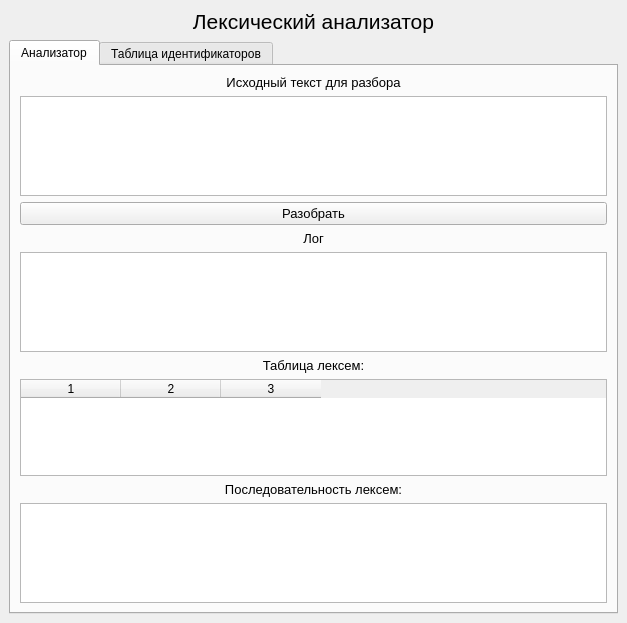
<?xml version="1.0" encoding="UTF-8"?>
<ui version="4.0">
 <class>MainWindow</class>
 <widget class="QMainWindow" name="MainWindow">
  <property name="geometry">
   <rect>
    <x>0</x>
    <y>0</y>
    <width>627</width>
    <height>623</height>
   </rect>
  </property>
  <property name="windowTitle">
   <string>Лексический анализатор</string>
  </property>
  <widget class="QWidget" name="centralwidget">
   <property name="autoFillBackground">
    <bool>false</bool>
   </property>
   <layout class="QVBoxLayout" name="verticalLayout_2">
    <item>
     <widget class="QLabel" name="label">
      <property name="sizePolicy">
       <sizepolicy hsizetype="Preferred" vsizetype="Fixed">
        <horstretch>0</horstretch>
        <verstretch>0</verstretch>
       </sizepolicy>
      </property>
      <property name="font">
       <font>
        <pointsize>16</pointsize>
       </font>
      </property>
      <property name="text">
       <string>Лексический анализатор</string>
      </property>
      <property name="alignment">
       <set>Qt::AlignCenter</set>
      </property>
     </widget>
    </item>
    <item>
     <widget class="QTabWidget" name="tabWidget">
      <property name="currentIndex">
       <number>0</number>
      </property>
      <widget class="QWidget" name="tab_lexema_analyser">
       <attribute name="title">
        <string>Анализатор</string>
       </attribute>
       <layout class="QVBoxLayout" name="verticalLayout_3">
        <item>
         <layout class="QVBoxLayout" name="verticalLayout">
          <item>
           <widget class="QLabel" name="label_6">
            <property name="font">
             <font>
              <pointsize>10</pointsize>
             </font>
            </property>
            <property name="text">
             <string>Исходный текст для разбора</string>
            </property>
            <property name="alignment">
             <set>Qt::AlignCenter</set>
            </property>
           </widget>
          </item>
          <item>
           <widget class="QTextEdit" name="textEdit_InputText">
            <property name="sizePolicy">
             <sizepolicy hsizetype="Expanding" vsizetype="Fixed">
              <horstretch>0</horstretch>
              <verstretch>0</verstretch>
             </sizepolicy>
            </property>
            <property name="maximumSize">
             <size>
              <width>16777215</width>
              <height>100</height>
             </size>
            </property>
           </widget>
          </item>
         </layout>
        </item>
        <item>
         <widget class="QPushButton" name="pushButton_ParseInput">
          <property name="font">
           <font>
            <pointsize>10</pointsize>
           </font>
          </property>
          <property name="text">
           <string>Разобрать</string>
          </property>
         </widget>
        </item>
        <item>
         <widget class="QLabel" name="label_4">
          <property name="sizePolicy">
           <sizepolicy hsizetype="Preferred" vsizetype="Fixed">
            <horstretch>0</horstretch>
            <verstretch>0</verstretch>
           </sizepolicy>
          </property>
          <property name="font">
           <font>
            <pointsize>10</pointsize>
           </font>
          </property>
          <property name="text">
           <string>Лог</string>
          </property>
          <property name="alignment">
           <set>Qt::AlignCenter</set>
          </property>
         </widget>
        </item>
        <item>
         <widget class="QTextBrowser" name="textBrowser_Log">
          <property name="sizePolicy">
           <sizepolicy hsizetype="Expanding" vsizetype="Fixed">
            <horstretch>0</horstretch>
            <verstretch>0</verstretch>
           </sizepolicy>
          </property>
          <property name="minimumSize">
           <size>
            <width>0</width>
            <height>0</height>
           </size>
          </property>
          <property name="maximumSize">
           <size>
            <width>16777215</width>
            <height>100</height>
           </size>
          </property>
          <property name="baseSize">
           <size>
            <width>0</width>
            <height>0</height>
           </size>
          </property>
         </widget>
        </item>
        <item>
         <widget class="QLabel" name="label_3">
          <property name="sizePolicy">
           <sizepolicy hsizetype="Preferred" vsizetype="Fixed">
            <horstretch>0</horstretch>
            <verstretch>0</verstretch>
           </sizepolicy>
          </property>
          <property name="font">
           <font>
            <pointsize>10</pointsize>
           </font>
          </property>
          <property name="text">
           <string>Таблица лексем:</string>
          </property>
          <property name="alignment">
           <set>Qt::AlignCenter</set>
          </property>
         </widget>
        </item>
        <item>
         <widget class="QTableWidget" name="tableWidget_LexemasOut">
          <property name="sizePolicy">
           <sizepolicy hsizetype="Expanding" vsizetype="Expanding">
            <horstretch>0</horstretch>
            <verstretch>0</verstretch>
           </sizepolicy>
          </property>
          <property name="rowCount">
           <number>0</number>
          </property>
          <property name="columnCount">
           <number>3</number>
          </property>
          <attribute name="verticalHeaderVisible">
           <bool>false</bool>
          </attribute>
          <column/>
          <column/>
          <column/>
         </widget>
        </item>
        <item>
         <widget class="QLabel" name="label_5">
          <property name="sizePolicy">
           <sizepolicy hsizetype="Preferred" vsizetype="Fixed">
            <horstretch>0</horstretch>
            <verstretch>0</verstretch>
           </sizepolicy>
          </property>
          <property name="font">
           <font>
            <pointsize>10</pointsize>
           </font>
          </property>
          <property name="text">
           <string>Последовательность лексем:</string>
          </property>
          <property name="alignment">
           <set>Qt::AlignCenter</set>
          </property>
         </widget>
        </item>
        <item>
         <widget class="QTextBrowser" name="textBrowser_OutLexemas">
          <property name="sizePolicy">
           <sizepolicy hsizetype="Expanding" vsizetype="Fixed">
            <horstretch>0</horstretch>
            <verstretch>0</verstretch>
           </sizepolicy>
          </property>
          <property name="maximumSize">
           <size>
            <width>16777215</width>
            <height>100</height>
           </size>
          </property>
          <property name="verticalScrollBarPolicy">
           <enum>Qt::ScrollBarAsNeeded</enum>
          </property>
         </widget>
        </item>
       </layout>
      </widget>
      <widget class="QWidget" name="tab_hash_table">
       <attribute name="title">
        <string>Таблица идентификаторов</string>
       </attribute>
       <layout class="QVBoxLayout" name="verticalLayout_4">
        <item>
         <widget class="QTableWidget" name="tableWidget_OutHashTable"/>
        </item>
       </layout>
      </widget>
     </widget>
    </item>
   </layout>
  </widget>
 </widget>
 <resources/>
 <connections/>
</ui>
